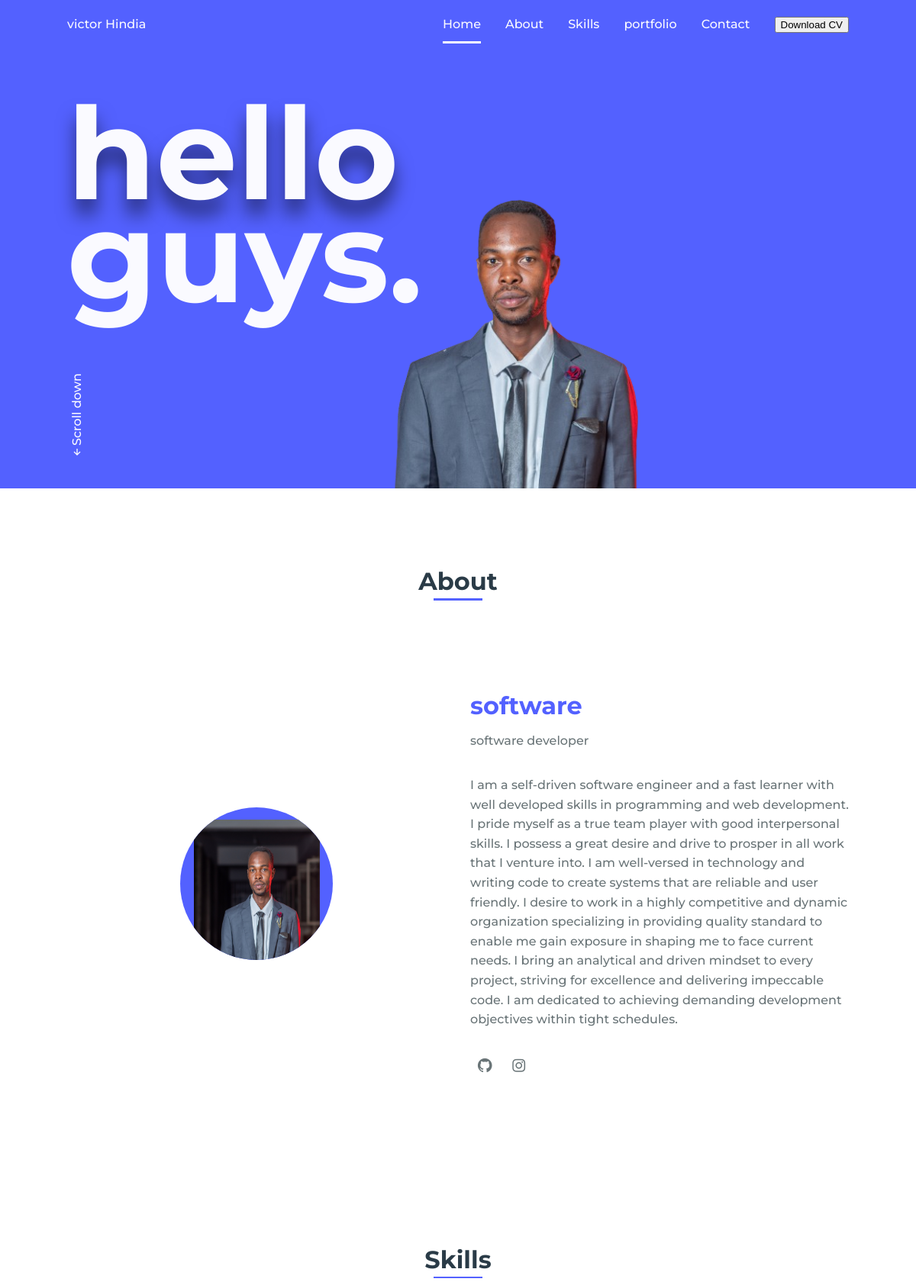
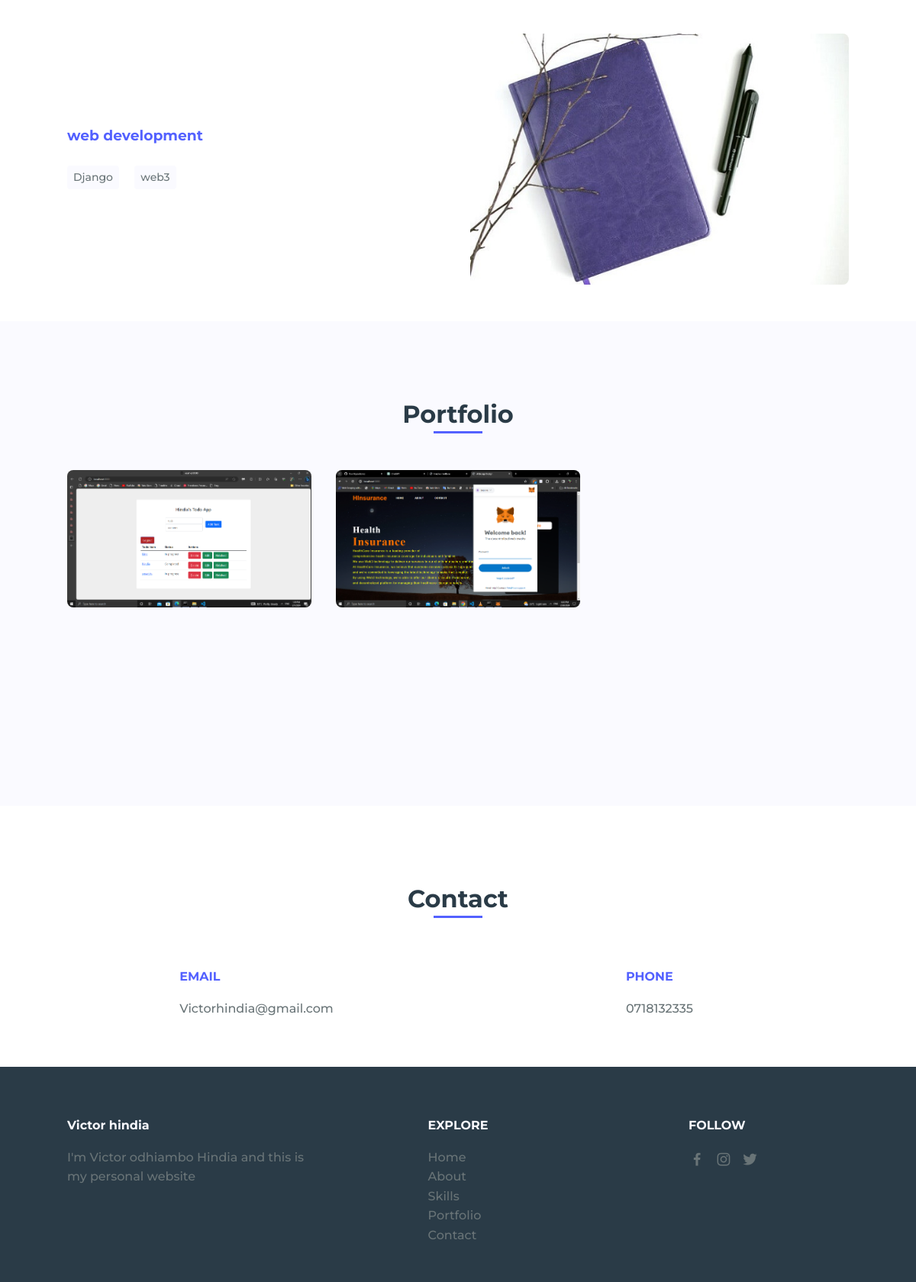
The page / on the database its author committed (2 pictures, top to bottom).
### victor/models.py (models this page shows, shortened)
class Home(models.Model):
    name = models.CharField(max_length=20)
    greetings_1 = models.CharField(max_length=5)
    greetings_2 = models.CharField(max_length=5)
    picture = models.ImageField(upload_to='picture/')
    resume=models.FileField(upload_to='pdf/')
    updated = models.DateTimeField(auto_now=True)

class About(models.Model):
    heading = models.CharField(max_length=50)
    career = models.CharField(max_length=20)
    description = models.TextField(blank=False)
    profile_img = models.ImageField(upload_to='profile/')
    updated = models.DateTimeField(auto_now=True)

class Profile(models.Model):
    about = models.ForeignKey(About,
                                on_delete=models.CASCADE)
    social_name = models.CharField(max_length=10)
    link = models.URLField(max_length=200)

class Category(models.Model):
    name = models.CharField(max_length=20)
    updated = models.DateTimeField(auto_now=True)
    class Meta:
        verbose_name = 'Skill'
        verbose_name_plural = 'Skills'

class Skills(models.Model):
    category = models.ForeignKey(Category,
                                on_delete=models.CASCADE)
    skill_name = models.CharField(max_length=20)

class Portfolio(models.Model):
    image = models.ImageField(upload_to='portfolio/')
    link = models.URLField(max_length=200)

### victor/views.py (the view)
# urls.py: path('',views.index,name='index'),
def index(request):
    home = Home.objects.latest('updated')
    about = About.objects.latest('updated')
    profiles = Profile.objects.filter(about=about)
    categories = Category.objects.all()
    portfolios = Portfolio.objects.all()
    context = {
        'home': home,
        'about': about,
        'categories': categories,
        'profiles':profiles,
        'portfolios': portfolios
    }
    return render(request, 'victor/index.html', context)

### victor/templates/victor/index.html (shortened to what this page needs)
{% extends 'victor/layout.html'%}
{% load static %}
{% block content %}
<header class="l-header">
    <nav class="nav bd-grid">
        <div>
            <a href="#" class="nav__logo">{{ home.name }}</a>
        </div>
        <div class="nav__menu" id="nav-menu">
            <ul class="nav__list">
                <li class="nav__item"><a href="#home" class="nav__link active">Home</a></li>
                <li class="nav__item"><a href="#about" class="nav__link">About</a></li>
                <li class="nav__item"><a href="#skills" class="nav__link">Skills</a></li>
                <li class="nav__item"><a href="#portfolio" class="nav__link">portfolio</a></li>
                <li class="nav__item"><a href="#contact" class="nav__link">Contact</a></li>
                <li class="nav__item"></li><a href="{% url 'resume_view' %}" download="resume.pdf">
                    <button>Download CV</button>
                </a></li>
            </ul>
        </div>
    </nav>
</header>
<main class="l-main">
    <section class="home" id="home">
        <div class="home__container bd-grid">
            <h1 class="home__title"><span>{{ home.greetings_1 }}</span><br>{{ home.greetings_2 }}.</h1>
            <div class="home__scroll">
                <a href="#about" class="home__scroll-link"><i class='bx bx-up-arrow-alt'></i>Scroll down</a>
            </div>
            <img src="{{ home.picture.url }}" alt="" class="home__img">
        </div>
    </section>
    <section class="about section" id="about">
        <h2 class="section-title">About</h2>
        <div class="about__container bd-grid">
            <div class="about__img">
                <img src="{{ about.profile_img.url }}" alt="">
            </div>
            <div>
                <h2 class="about__subtitle">{{ about.heading }}</h2>
                <span class="about__profession">{{ about.career }}</span>
                <p class="about__text">{{ about.description }}</p>
                <div class="about__social">
                    {% for profile in profiles %}
                    <a href="{{profile.link }}" class="about__social-icon">
                        <i class='bx bxl-{{profile.social_name }}'></i>
                    </a>
                    {% endfor %}
                </div>
            </div>
        </div>
    </section>
    <section class="skills section" id="skills">
        <h2 class="section-title">Skills</h2>
        <div class="skills__container bd-grid">
            <div class="skills__box">
                {% for category in categories %}
                <h3 class="skills__subtitle">{{category.name}}</h3>
                {% for skills in category.skills_set.all %}
                <span class="skills__name">{{skills.skill_name}}</span>
                {% endfor %}
                {% endfor %}
            </div>
            <div class="skills__img">
                <img src="{% static 'assets/img/skill.jpg' %}" alt="">
            </div>
        </div>
    </section>
    <section class="portfolio section" id="portfolio">
        <h2 class="section-title">Portfolio</h2>
        <div class="portfolio__container bd-grid">
            {% for portfolio in portfolios %}
            <div class="portfolio__img">
                <img src="{{ portfolio.image.url }}" alt="">
            </div>
            {% endfor %}
        </div>
    </section>
    <section class="contact section" id="contact">
        <h2 class="section-title">Contact</h2>
        <div class="contact__container bd-grid">
            <div class="contact__info">
                <h3 class="contact__subtitle">EMAIL</h3>
                <span class="contact__text">Victorhindia@gmail.com</span>
            </div>
            <div class="contact__info">
                <h3 class="contact__subtitle">PHONE</h3>
                <span class="contact__text">0718132335</span>
            </div>
        </div>
    </section>
</main>
{% endblock content %}

### victor/templates/victor/layout.html (shortened to what this page needs)
{% load static %}
<!DOCTYPE html>
    <html lang="en">
    <head>
        <link rel="stylesheet" href="{% static 'assets/css/styles.css' %}">
        <link href='https://cdn.jsdelivr.net/npm/boxicons@2.0.5/css/boxicons.min.css' rel='stylesheet'>
    </head>
    {% block content %}
    {% endblock content %}
     <footer class="footer section">
        <div class="footer__container bd-grid">
            <div class="footer__data">
                <h2 class="footer__title">Victor hindia</h2>
                <p class="footer__text">I'm Victor odhiambo Hindia and this is my personal website</p>
            </div>
            <div class="footer__data">
                <h2 class="footer__title">EXPLORE</h2>
                <ul>
                    <li><a href="#home" class="footer__link">Home</a></li>
                    <li><a href="#about" class="footer__link">About</a></li>
                    <li><a href="#skills" class="footer__link">Skills</a></li>
                    <li><a href="#portfolio" class="footer__link">Portfolio</a></li>
                    <li><a href="#Contact" class="footer__link">Contact</a></li>
                </ul>
            </div>
            <div class="footer__data">
                <h2 class="footer__title">FOLLOW</h2>
                <a href="#" class="footer__social"><i class='bx bxl-facebook' ></i></a>
                <a href="#" class="footer__social"><i class='bx bxl-instagram' ></i></a>
                <a href="#" class="footer__social"><i class='bx bxl-twitter' ></i></a>
            </div>
        </div>
    </footer>
</body>
</html>

### rows shown on the page
Home: name "victor Hindia", greetings_1 "hello", greetings_2 "guys", picture (picture)
About: profile_img (picture), heading "software", career "software developer", description "I am a self-driven software engineer and a fast learner with well developed skills in programming and web development. I pride myself as a true team player with good interpersonal skills. I possess a great desire and drive to prosper in all work that I venture into. I am well-versed in technology and writing code to create systems that are reliable and user friendly. I desire to work in a highly competitive and dynamic organization specializing in providing quality standard to enable me gain exposure in shaping me to face current needs. I bring an analytical and driven mindset to every project, striving for excellence and delivering impeccable code. I am dedicated to achieving demanding…"
Category: name "web development"
Skills: skill_name "Django"
Skills: skill_name "web3"
Portfolio: image (picture)
Portfolio: image (picture)
